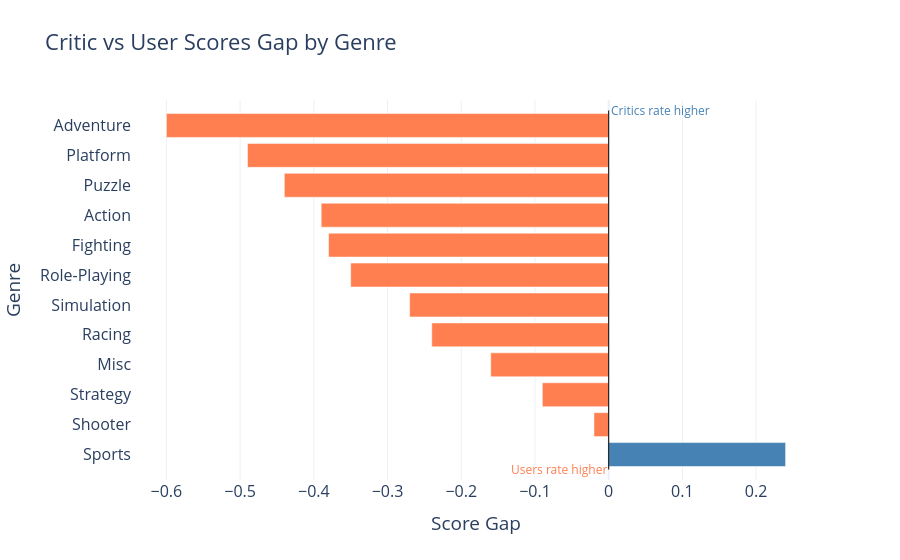

The code cell stored with this chart in its notebook:
### Code cell
#Dashboard - Critic vs User Scores gap
#---- Data ----
fig4 = go.Figure()
fig4.add_trace(go.Bar(x=genre_scores["Score_Gap"],
                        y=genre_scores["Genre"],
                        orientation="h",
                        marker=dict(
                            color=["steelblue" if g > 0 else "coral" for g in genre_scores["Score_Gap"]],
                            colorscale="RdBu",
                            reversescale=True
                        ),
                        textposition="outside",
                        hovertemplate="<b>Genre:</b> %{y}<br><b>Score Gap:</b> %{x:+.2f}<extra></extra>"
                        ))
fig4.update_layout(title="Critic vs User Scores Gap by Genre", font=dict(size=16),
                   xaxis_title="Score Gap",
                   yaxis_title="Genre",
                   template="plotly_white",
                   shapes=[dict(
                    type='line', x0=0, x1=0,
                     y0=-0.5, y1=len(genre_scores) - 0.5,
                    line=dict(color='black', width=1)
                    )],
                    annotations=[dict(
                        x=0, y=len(genre_scores) - 0.5,
                        xref='x', yref='y',
                        text='Critics rate higher',
                        showarrow=False,
                        font=dict(color='steelblue', size=12),
                        xanchor='left'
                    ), dict(
                        x=0, y=-0.5,
                        xref='x', yref='y',
                        text='Users rate higher',
                        showarrow=False,
                        font=dict(color='coral', size=12),
                        xanchor='right'
                    )]
    )
fig4.show()

### Figure 1 — Plotly figure (JSON) as saved in the notebook; plotly's stock layout.template omitted (floating-point values rounded to 4 significant figures)
{"data": [{"hovertemplate": "<b>Genre:</b> %{y}<br><b>Score Gap:</b> %{x:+.2f}<extra></extra>", "marker": {"color": ["steelblue", "coral", "coral", "coral", "coral", "coral", "coral", "coral", "coral", "coral", "coral", "coral"], "colorscale": [[0, "rgb(103,0,31)"], [0.1, "rgb(178,24,43)"], [0.2, "rgb(214,96,77)"], [0.3, "rgb(244,165,130)"], [0.4, "rgb(253,219,199)"], [0.5, "rgb(247,247,247)"], [0.6, "rgb(209,229,240)"], [0.7, "rgb(146,197,222)"], [0.8, "rgb(67,147,195)"], [0.9, "rgb(33,102,172)"], [1, "rgb(5,48,97)"]], "reversescale": true}, "orientation": "h", "textposition": "outside", "type": "bar", "x": [0.24, -0.02, -0.09, -0.16, -0.24, -0.27, -0.35, -0.38, -0.39, -0.44, -0.49, -0.6], "y": ["Sports", "Shooter", "Strategy", "Misc", "Racing", "Simulation", "Role-Playing", "Fighting", "Action", "Puzzle", "Platform", "Adventure"]}], "layout": {"annotations": [{"font": {"color": "steelblue", "size": 12}, "showarrow": false, "text": "Critics rate higher", "x": 0, "xanchor": "left", "xref": "x", "y": 11.5, "yref": "y"}, {"font": {"color": "coral", "size": 12}, "showarrow": false, "text": "Users rate higher", "x": 0, "xanchor": "right", "xref": "x", "y": -0.5, "yref": "y"}], "font": {"size": 16}, "shapes": [{"line": {"color": "black", "width": 1}, "type": "line", "x0": 0, "x1": 0, "y0": -0.5, "y1": 11.5}], "title": {"text": "Critic vs User Scores Gap by Genre"}, "xaxis": {"title": {"text": "Score Gap"}}, "yaxis": {"title": {"text": "Genre"}}}}
